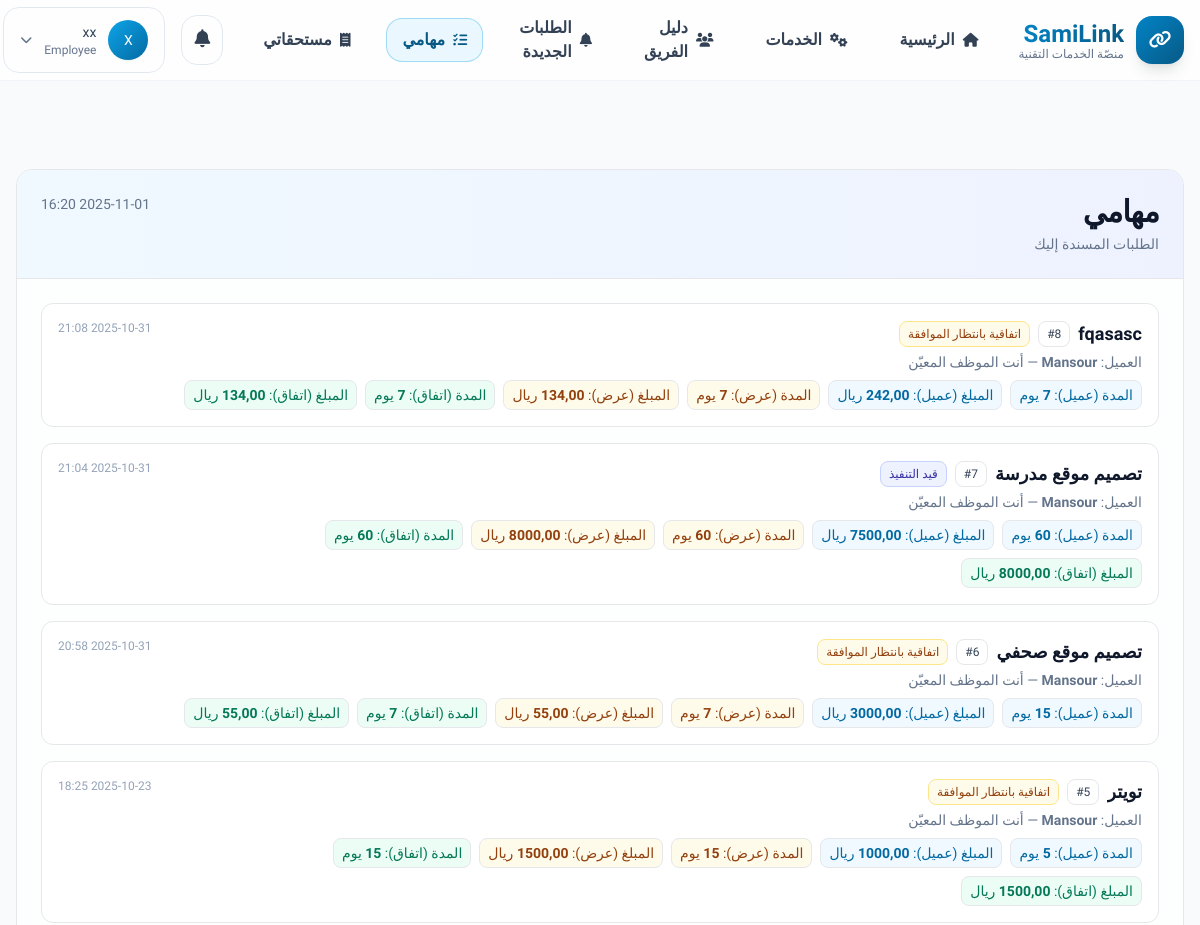
The app's page /marketplace/my-tasks/ (signed in, upper part), older data.
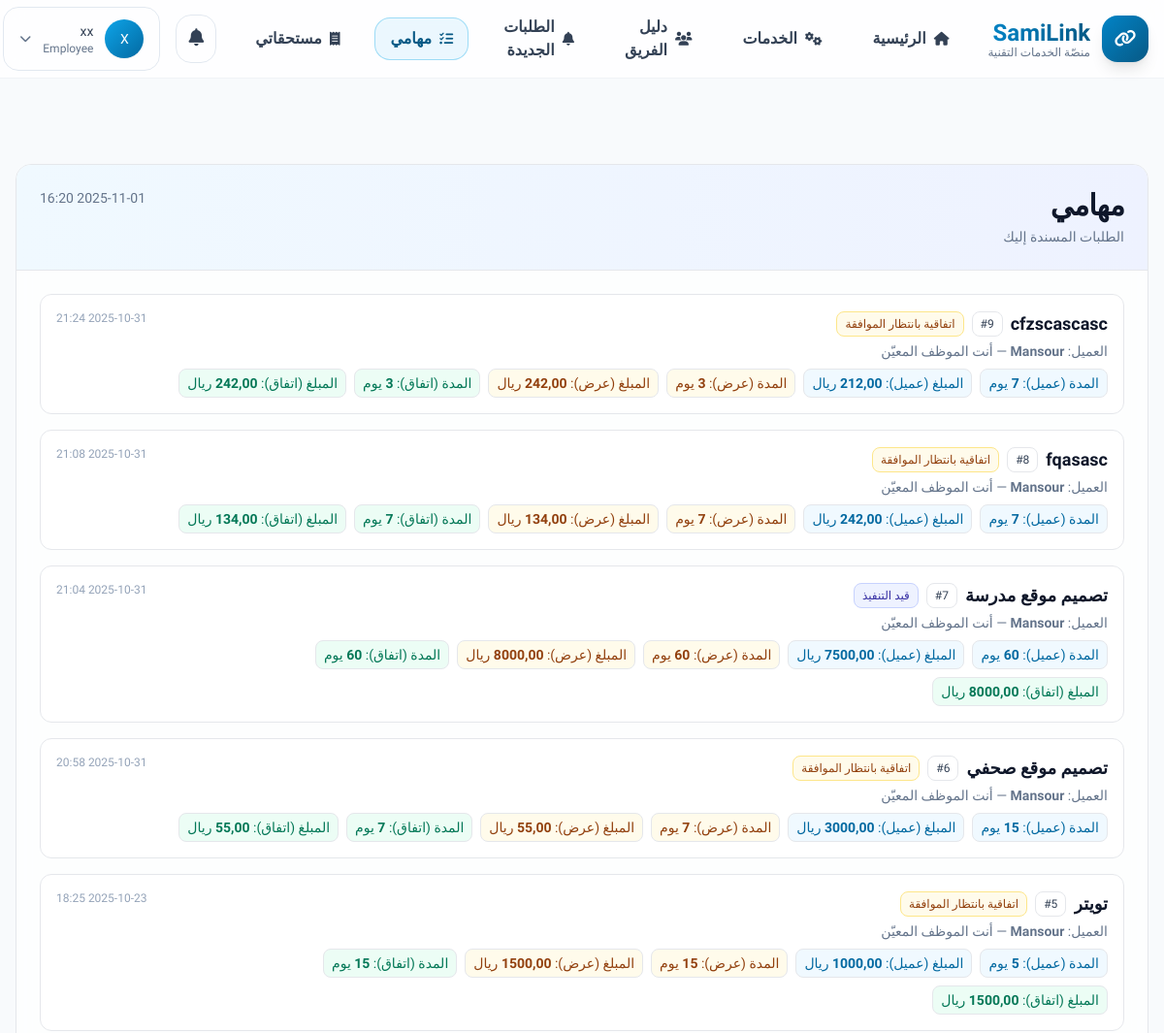
The same page, newer data.
### marketplace/models.py (models this page shows, shortened)
class Request(models.Model):
    class Status(models.TextChoices):
        NEW = "new", "طلب جديد"
        OFFER_SELECTED = "offer_selected", "تم اختيار عرض"
        AGREEMENT_PENDING = "agreement_pending", "اتفاقية بانتظار الموافقة"
        IN_PROGRESS = "in_progress", "قيد التنفيذ"
        COMPLETED = "completed", "مكتمل"
        DISPUTED = "disputed", "نزاع"          # توحيد التسمية إلى DISPUTED للتوافق مع بقية التطبيقات
        CANCELLED = "cancelled", "ملغى"
    client = models.ForeignKey(User, on_delete=models.CASCADE, related_name="requests_as_client")
    assigned_employee = models.ForeignKey(
        User, on_delete=models.SET_NULL, related_name="requests_as_employee", null=True, blank=True
    )
    title = models.CharField("العنوان", max_length=160)
    details = models.TextField("التفاصيل", blank=True)
    estimated_duration_days = models.PositiveIntegerField("مدة تقديرية (أيام)", default=7)
    estimated_price = models.DecimalField("سعر تقريبي", max_digits=12, decimal_places=2, default=0)
    links = models.TextField("روابط مرتبطة (اختياري)", blank=True)
    status = models.CharField(max_length=32, choices=Status.choices, default=Status.NEW, db_index=True)
    has_milestones = models.BooleanField(default=False)
    has_dispute = models.BooleanField(default=False)
    offer_selected_at = models.DateTimeField("تاريخ اختيار العرض", null=True, blank=True)
    agreement_due_at = models.DateTimeField("موعد استحقاق إرسال الاتفاقية", null=True, blank=True)
    sla_agreement_overdue = models.BooleanField("تجاوز مهلة إنشاء الاتفاقية (تم التنبيه؟)", default=False)
    created_at = models.DateTimeField(auto_now_add=True)
    updated_at = models.DateTimeField(auto_now=True)
    @property
    def selected_offer(self):
        try:
            return self.offers.select_related("employee").filter(status=Offer.Status.SELECTED).first()
        except NameError:
            return self.offers.select_related("employee").filter(status="selected").first()
    class Meta:
        indexes = [
            models.Index(fields=["status", "created_at"]),
            models.Index(fields=["client"]),
            models.Index(fields=["assigned_employee"]),
            models.Index(fields=["agreement_due_at"]),
        ]
        verbose_name = "طلب"
        verbose_name_plural = "طلبات"

class Offer(models.Model):
    class Status(models.TextChoices):
        PENDING = "pending", "قيد المراجعة"
        SELECTED = "selected", "العرض المختار"
        REJECTED = "rejected", "مرفوض"
        WITHDRAWN = "withdrawn", "مسحوب"
    STATUS_CHOICES = Status.choices  # توافق مع أي كود قديم يستخدم المتغيّر
    request = models.ForeignKey("marketplace.Request", related_name="offers", on_delete=models.CASCADE)
    employee = models.ForeignKey(settings.AUTH_USER_MODEL, related_name="offers", on_delete=models.CASCADE)
    proposed_duration_days = models.PositiveIntegerField()
    proposed_price = models.DecimalField(max_digits=10, decimal_places=2)
    note = models.TextField(blank=True)
    status = models.CharField(max_length=20, choices=STATUS_CHOICES, default=Status.PENDING)
    created_at = models.DateTimeField(auto_now_add=True)
    class Meta:
        ordering = ["-created_at"]
        constraints = [
            models.UniqueConstraint(
                fields=["request"],
                condition=Q(status="selected"),
                name="uq_request_single_selected_offer",
            )
        ]

### accounts/models.py (models this page shows, shortened)
class User(AbstractBaseUser, PermissionsMixin):
    class Role(models.TextChoices):
        ADMIN = "admin", "مدير عام"
        FINANCE = "finance", "مالية"
        EMPLOYEE = "employee", "موظف"
        CLIENT = "client", "عميل"
    email = models.EmailField("البريد الإلكتروني", unique=True, db_index=True)
    phone = models.CharField(
        "الجوال",
        max_length=16,  # + ثم حتى 15 رقم
        blank=True,
        null=True,
        help_text="أدخل أي صيغة (05 أو 00966 أو 966 أو +966). سيُحفظ دوليًا تلقائيًا.",
        validators=[RegexValidator(r"^[\d\+\s\-\(\)]{3,}$", "صيغة رقم غير صالحة.")],
    )
    name = models.CharField("الاسم", max_length=150, blank=True)
    role = models.CharField("الدور", max_length=16, choices=Role.choices, default=Role.CLIENT)
    is_active = models.BooleanField(default=True)
    is_staff = models.BooleanField(default=False)
    date_joined = models.DateTimeField(default=timezone.now)
    objects = UserManager()
    USERNAME_FIELD = "email"
    REQUIRED_FIELDS: list[str] = []
    class Meta:
        verbose_name = "مستخدم"
        verbose_name_plural = "مستخدمون"
        indexes = [
            models.Index(fields=["role"]),
            models.Index(fields=["email"]),
            models.Index(fields=["phone"]),
        ]
        constraints = [
            models.UniqueConstraint(
                Lower("email"), name="uniq_user_email_ci"
            ),
        ]
    def __str__(self):
        return self.name or self.email

### agreements/models.py (models this page shows, shortened)
class Agreement(models.Model):
    class Status(models.TextChoices):
        DRAFT = "draft", "مسودة"
        PENDING = "pending", "بانتظار موافقة العميل"
        ACCEPTED = "accepted", "تمت الموافقة"
        REJECTED = "rejected", "مرفوضة"
    request = models.OneToOneField(
        "marketplace.Request",
        on_delete=models.CASCADE,
        related_name="agreement",
        verbose_name="الطلب",
    )
    employee = models.ForeignKey(
        User,
        on_delete=models.PROTECT,
        related_name="agreements_as_employee",
        verbose_name="الموظف",
    )
    title = models.CharField("عنوان الاتفاقية", max_length=200)
    text = models.TextField("نص الاتفاقية", blank=True)
    duration_days = models.PositiveIntegerField("المدة (أيام)", default=7)
    total_amount = models.DecimalField(
        "الإجمالي (ريال)", max_digits=12, decimal_places=2, default=Decimal("0.00")
    )
    status = models.CharField(max_length=16, choices=Status.choices, default=Status.DRAFT)
    rejection_reason = models.TextField("سبب الرفض (إن وُجد)", blank=True)
    created_at = models.DateTimeField(auto_now_add=True)
    updated_at = models.DateTimeField(auto_now=True)
    class Meta:
        indexes = [
            models.Index(fields=["status", "created_at"]),
            models.Index(fields=["employee"]),
        ]
        constraints = [
            models.CheckConstraint(check=models.Q(total_amount__gte=0), name="agreement_total_amount_gte_0"),
            models.CheckConstraint(check=models.Q(duration_days__gte=1), name="agreement_duration_days_gte_1"),
        ]
        verbose_name = "اتفاقية"
        verbose_name_plural = "اتفاقيات"

### marketplace/views.py (the view)
# urls.py: path("my-tasks/", views.MyTasksView.as_view(), name="my_tasks"),
class MyTasksView(LoginRequiredMixin, ListView):
    model = Request
    template_name = "marketplace/my_tasks.html"
    context_object_name = "requests"
    paginate_by = 20
    def get_queryset(self):
        u = self.request.user
        qs = (
            Request.objects
            .select_related("client", "assigned_employee")
            .filter(assigned_employee=u)
        )
        done_like = _status_vals("COMPLETED", "CANCELED", "CLOSED")
        qs = qs.exclude(status__in=done_like)
        if hasattr(Request, "Status") and hasattr(Request.Status, "DISPUTED"):
            qs = qs.exclude(status=Request.Status.DISPUTED)
        else:
            qs = qs.exclude(status="disputed")
        if hasattr(Request, "is_frozen"):
            qs = qs.filter(Q(is_frozen=False) | Q(is_frozen__isnull=True))
        return qs.order_by("-updated_at", "-id")

### marketplace/views.py (called while the page is built)
def _status_vals(*names):
    out: list[str] = []
    for n in names:
        if hasattr(Request, "Status") and hasattr(Request.Status, n):
            out.append(getattr(Request.Status, n))
        else:
            out.append(n.lower())
    return out

### templates/marketplace/my_tasks.html (shortened to what the changed rows need)
{% extends "base.html" %}
{% block content %}
<section class="py-8 max-w-7xl mx-auto rtl" dir="rtl">
  <div class="rounded-2xl border bg-white/70 backdrop-blur shadow-glass-lg overflow-hidden">
    <div class="p-6 border-b bg-gradient-to-l from-indigo-50 to-sky-50">
      <div class="flex items-start justify-between gap-4">
        <div>
          <h1 class="text-3xl font-extrabold tracking-tight text-slate-900">مهامي</h1>
        </div>
      </div>
    </div>
    <div class="p-4 sm:p-6">
      {% if requests %}
      <div class="grid gap-4">
        {% for obj in requests %}
        <a href="{% url 'marketplace:request_detail' obj.pk %}"
           class="block rounded-xl border bg-white p-4 hover:border-indigo-300 hover:shadow transition">
          <div class="flex items-start justify-between gap-3">
            <div class="min-w-0">
              <div class="flex items-center gap-2 flex-wrap">
                <div class="text-slate-900 font-bold text-lg truncate">{{ obj.title|default:"طلب بدون عنوان" }}</div>
                <span class="px-2 py-1 rounded-lg text-xs border bg-white text-slate-700">#{{ obj.pk }}</span>
                {% if obj.status == "new" %}
                  <span class="px-2 py-1 rounded-lg text-xs bg-sky-50 text-sky-700 border border-sky-200">{{ obj.get_status_display|default:"جديد" }}</span>
                {% elif obj.status == "offer_selected" %}
                  <span class="px-2 py-1 rounded-lg text-xs bg-amber-50 text-amber-800 border border-amber-200">{{ obj.get_status_display|default:"تم اختيار عرض" }}</span>
                {% elif obj.status == "agreement_pending" %}
                  <span class="px-2 py-1 rounded-lg text-xs bg-amber-50 text-amber-800 border border-amber-200">{{ obj.get_status_display|default:"بانتظار الاتفاقية" }}</span>
                {% elif obj.status == "in_progress" %}
                  <span class="px-2 py-1 rounded-lg text-xs bg-indigo-50 text-indigo-800 border border-indigo-200">{{ obj.get_status_display|default:"قيد التنفيذ" }}</span>
                {% elif obj.status == "completed" %}
                  <span class="px-2 py-1 rounded-lg text-xs bg-emerald-50 text-emerald-700 border border-emerald-200">{{ obj.get_status_display|default:"مكتمل" }}</span>
                {% elif obj.status == "disputed" %}
                  <span class="px-2 py-1 rounded-lg text-xs bg-rose-50 text-rose-700 border border-rose-200">{{ obj.get_status_display|default:"نزاع" }}</span>
                {% elif obj.status == "cancelled" %}
                  <span class="px-2 py-1 rounded-lg text-xs bg-slate-50 text-slate-600 border border-slate-200">{{ obj.get_status_display|default:"ملغي" }}</span>
                {% else %}
                  <span class="px-2 py-1 rounded-lg text-xs border bg-white text-slate-700">{{ obj.get_status_display|default:obj.status }}</span>
                {% endif %}
              </div>
              <div class="text-slate-500 text-sm mt-1 truncate">
                العميل: <b>{{ obj.client|default:"—" }}</b> — أنت الموظف المعيّن
              </div>
              <div class="mt-2 flex flex-wrap items-center gap-2 text-sm">
                <span class="px-2 py-1 rounded-lg border bg-sky-50 text-sky-700">
                  المدة (عميل): <b>{{ obj.estimated_duration_days|default:"—" }}</b> يوم
                </span>
                <span class="px-2 py-1 rounded-lg border bg-sky-50 text-sky-700">
                  المبلغ (عميل): <b>{{ obj.estimated_price|default:"—" }}</b> ريال
                </span>
                {% if obj.selected_offer %}
                <span class="px-2 py-1 rounded-lg border bg-amber-50 text-amber-800">
                  المدة (عرض): <b>{{ obj.selected_offer.proposed_duration_days|default:"—" }}</b> يوم
                </span>
                <span class="px-2 py-1 rounded-lg border bg-amber-50 text-amber-800">
                  المبلغ (عرض): <b>{{ obj.selected_offer.proposed_price|default:"—" }}</b> ريال
                </span>
                {% endif %}
                {% if obj.agreement %}
                <span class="px-2 py-1 rounded-lg border bg-emerald-50 text-emerald-700">
                  المدة (اتفاق): <b>{{ obj.agreement.duration_days|default:"—" }}</b> يوم
                </span>
                <span class="px-2 py-1 rounded-lg border bg-emerald-50 text-emerald-700">
                  المبلغ (اتفاق): <b>{{ obj.agreement.total_amount|default:"—" }}</b> ريال
                </span>
                {% endif %}
              </div>
            </div>
            <div class="text-slate-400 text-xs shrink-0">
              {{ obj.updated_at|date:"Y-m-d H:i"|default:"" }}
            </div>
          </div>
        </a>
        {% empty %}
        <div class="text-slate-500 text-center py-12">لا توجد مهام مسندة حاليًا.</div>
        {% endfor %}
      </div>
      {% else %}
      <div class="p-6 text-center text-slate-500">لا توجد مهام.</div>
      {% endif %}
    </div>
  </div>
</section>
{% endblock %}

Row changes from the older to the newer data that the page shows:
added Request: title "cfzscascasc", pk "9", status "اتفاقية بانتظار الموافقة", client "Mansour", estimated_duration_days "7", estimated_price "212,00", selected_offer.proposed_duration_days "3", selected_offer.proposed_price "242,00", agreement.duration_days "3", agreement.total_amount "242,00", updated_at "2025-10-31 21:24"
